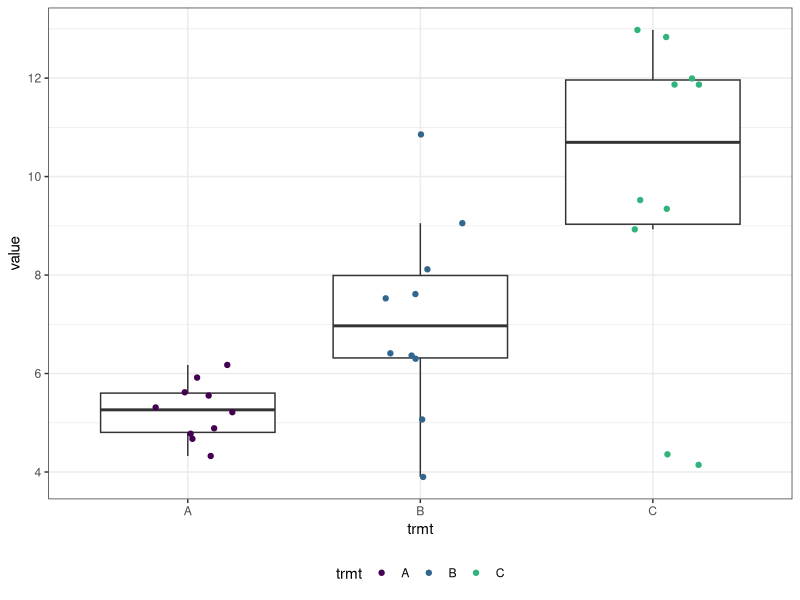
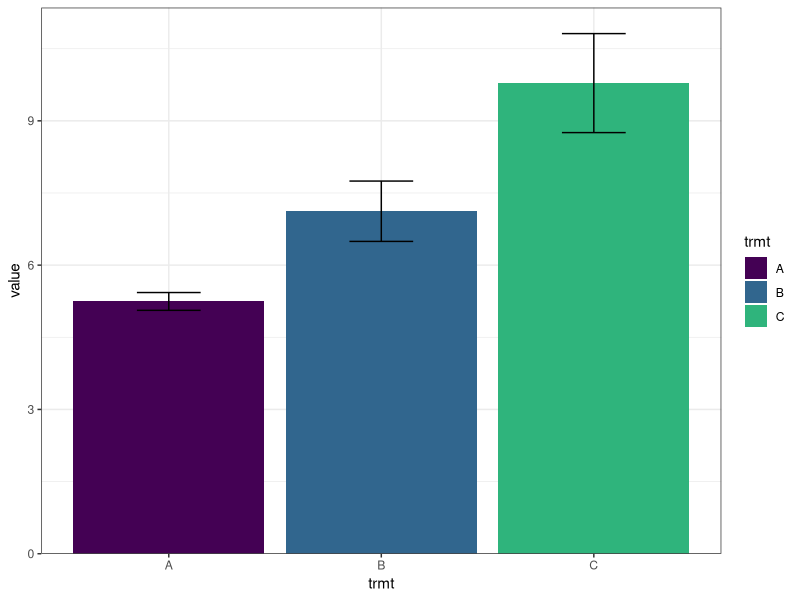
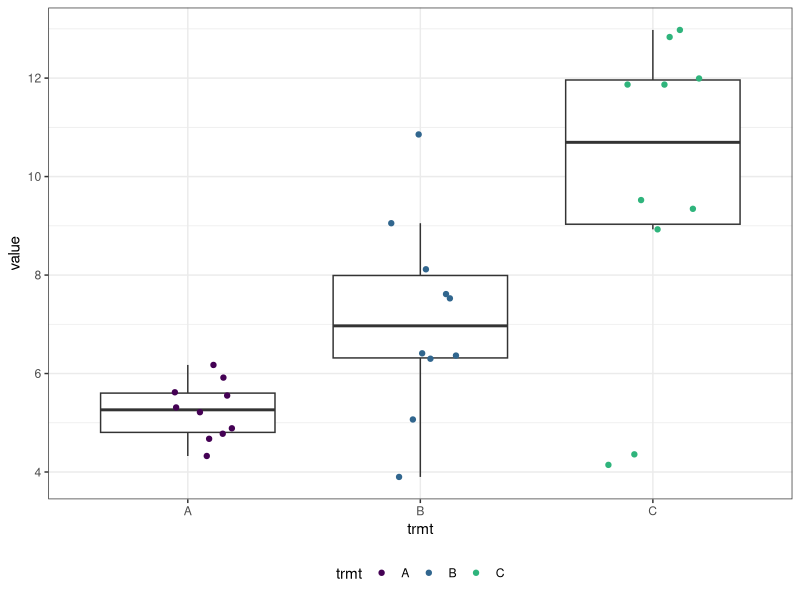
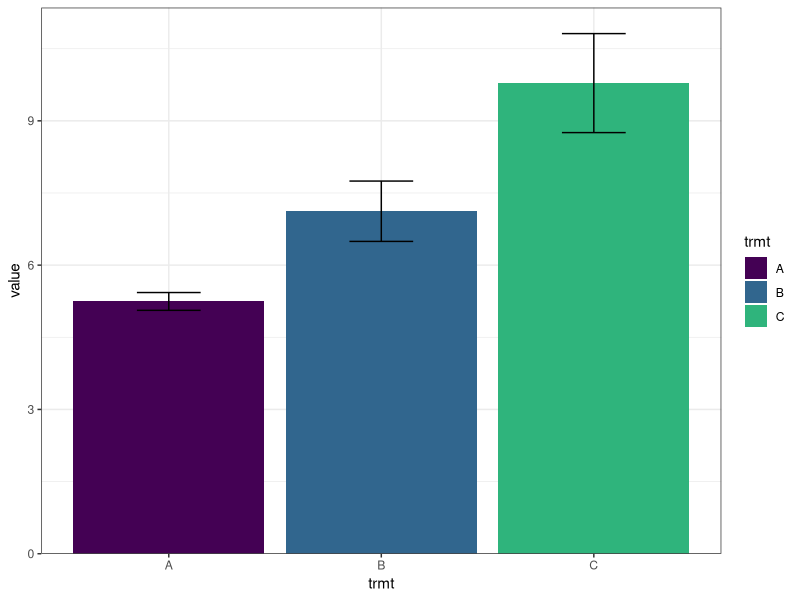
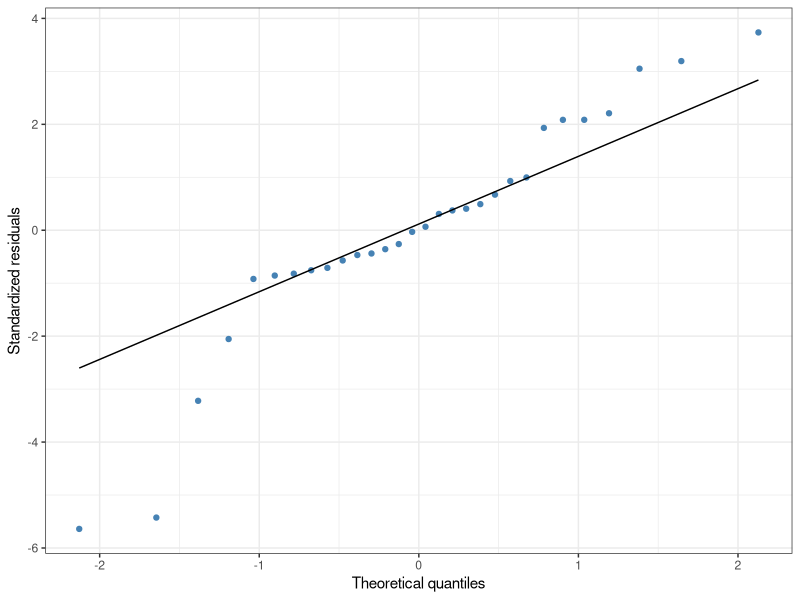
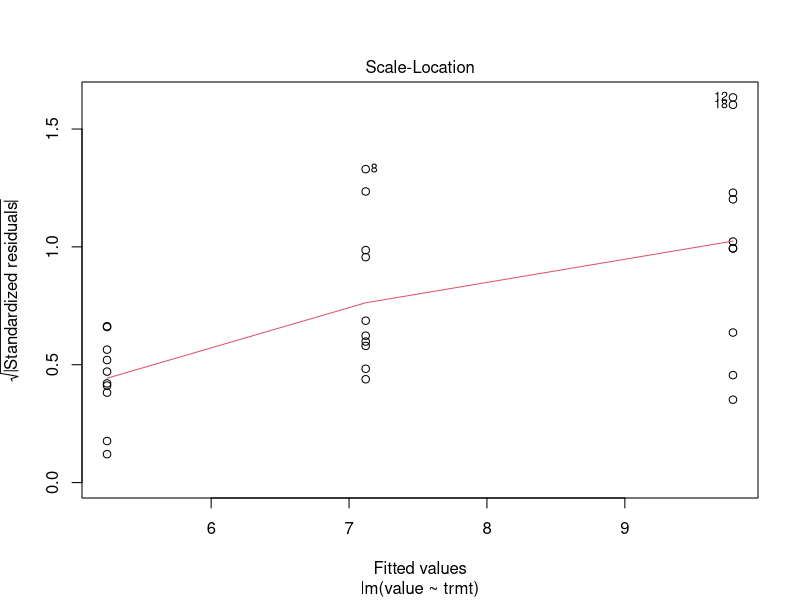
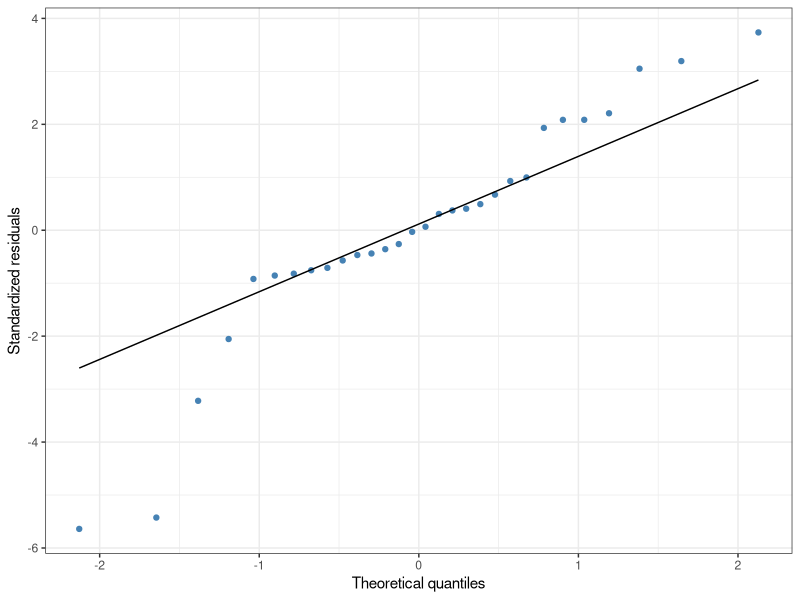
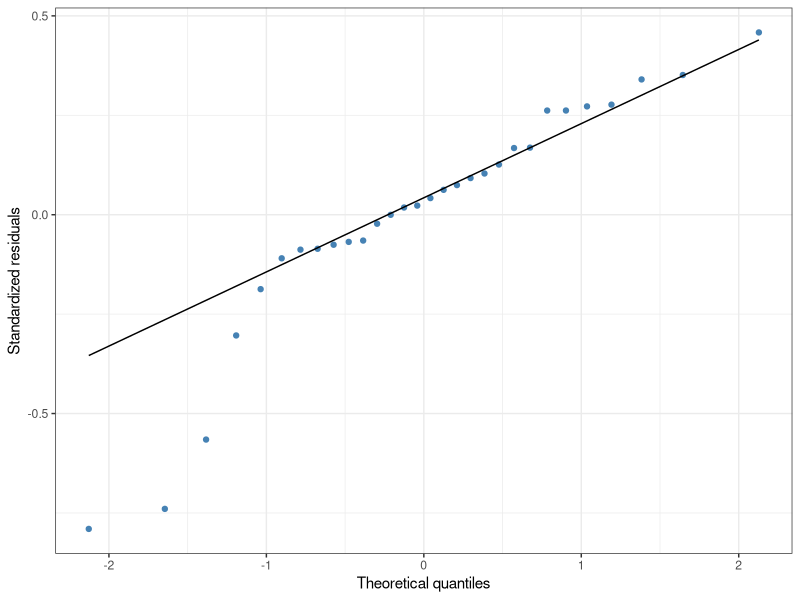

Here is the R script that generated these plots, in order:
# R code to develop Shiny app for running ANOVAs or K-W tests
# Part 1 of 3: exploratory tables and plots, ANOVA assumptions, and transformations

#load packages
library(tidyverse)
library(broom)
library(rstatix)

#### Simulate data-=======================================================================================
### Create three vectors from random normal distribution
set.seed(101)
A<-rnorm(10,5,1)
B<-rnorm(10,8,2)
C<-rnorm(10,10,4)

### Combine vectors into a tibble (long format)
tibble(A,B,C) %>% 
  pivot_longer(cols=everything(),names_to="trmt",values_to="value") -> sampDF


### Create function to make tibble-------------------------------------------------------------------------
samp_maker<-function(n=10){
  tibble(
    A=rnorm(n,10,1),
    B=rnorm(n,14,3),
    C=rnorm(n,18,5)
  ) %>% 
    pivot_longer(cols=everything(),names_to="trmt",values_to="value")
}


#### Exploratory data analysis============================================================================
### Summary data table
sampDF %>%
  group_by(trmt) %>%
  summarize(across(value, list(n=length,min=min,median=median,mean=mean,max=max,sd=sd,se=function(x) sd(x)/sqrt(length(x))),.names="{.fn}"))

### Exploratory plots
## Boxplot
sampDF %>%
  ggplot(aes(x=trmt,y=value)) +
  geom_boxplot(outlier.shape=NA) +
  geom_point(aes(color=trmt),position=position_jitterdodge()) +
  scale_color_viridis_d(begin=0,end=0.65) +
  theme_bw() +
  theme(legend.position="bottom")

## Barplot
sampDF %>%
  ggplot(aes(x=trmt,y=value,fill=trmt)) +
  stat_summary(fun="mean",geom="bar") +
  stat_summary(fun.data="mean_se",geom="errorbar",width=0.3) +
  scale_fill_viridis_d(begin=0,end=0.65) +
  scale_y_continuous(expand=expansion(mult=c(0,0.05))) +
  theme_bw()


### Create functions to build boxplots and barplots
boxplotter<-function(df,x,y){
  df %>%
    ggplot(aes(x={{x}},y={{y}})) +
    geom_boxplot(outlier.shape=NA) +
    geom_point(aes(color={{x}}),position=position_jitterdodge()) +
    scale_color_viridis_d(begin=0,end=0.65) +
    theme_bw() +
    theme(legend.position="bottom")
}

barplotter<-function(df,x,y){
  df %>%
    ggplot(aes(x={{x}},y={{y}},fill={{x}})) +
    stat_summary(fun="mean",geom="bar") +
    stat_summary(fun.data="mean_se",geom="errorbar",width=0.3) +
    scale_fill_viridis_d(begin=0,end=0.65) +
    scale_y_continuous(expand=expansion(mult=c(0,0.05))) +
    theme_bw()
}

boxplotter(sampDF,trmt,value)
barplotter(sampDF,trmt,value)


#### ANOVA assumptions=====================================================================================
### Pull residuals
mod<-lm(value~trmt,data=sampDF)
augment(mod)[,c("trmt","value",".resid")] %>%
  rename(resid=".resid") -> mod_residDF

### Test normality assumption
## Graphically
mod_residDF %>%
  ggplot(aes(sample=resid)) +
  stat_qq(color="steelblue") + 
  stat_qq_line() +
  labs(x="Theoretical quantiles",
       y="Standardized residuals") +
  theme_bw()
#many outliers at the tails

## Statistically
mod_residDF %>%
  shapiro_test(resid) 
#p=0.0235; non-normal


### Test equal variance assumption
## Graphically 
plot(mod,which=3)
#line is clearly not horizontal, so variance unequal

## Statistically
mod_residDF %>%
  levene_test(value~trmt)
#p=0.0113; unequal variance


### Create functions for ANOVA assumptions ------------------------------------------------------------------
## Pull residuals
residual_extracter<-function(data,y, trmt){
  mod<-lm(y~trmt,data)
  augment(mod)[,c("trmt","value",".resid")] %>%
    rename(resid=".resid") -> mod_residDF
  mod_residDF
}

## Draw qqplot in ggplot2
qqplotter<-function(df,resid){
mod_residDF %>%
  ggplot(aes(sample={{resid}})) +
  stat_qq(color="steelblue") + 
  stat_qq_line() +
  labs(x="Theoretical quantiles",
       y="Standardized residuals") +
  theme_bw()
}

qqplotter(mod_residDF,resid)

#### Data transformations & ANOVA assumptions===========================================================
### Transform data
## Log 
sampDF %>%
  mutate(log_value=log(value)) -> sampDF_log

mod_log<-lm(log_value~trmt,data=sampDF_log)
augment(mod_log)[,c("trmt","log_value",".resid")] %>%
  rename(resid=".resid") -> mod_log_residDF


## Square-root
sampDF %>%
  mutate(sqrt_value=sqrt(value)) -> sampDF_sqrt

mod_sqrt<-lm(sqrt_value~trmt,data=sampDF_sqrt)
augment(mod_sqrt)[,c("trmt","sqrt_value",".resid")] %>%
  rename(resid=".resid") -> mod_sqrt_residDF


## Reciprocal
sampDF %>%
  mutate(recip_value=1/value) -> sampDF_recip

mod_recip<-lm(recip_value~trmt,data=sampDF_recip)
augment(mod_recip)[,c("trmt","recip_value",".resid")] %>%
  rename(resid=".resid") -> mod_recip_residDF


### Test assumptions (using log-transform as an example)
## Normality
# Graphically
#hard-coded
mod_log_residDF %>%
  ggplot(aes(sample=resid)) +
  stat_qq(color="steelblue") + 
  stat_qq_line() +
  labs(x="Theoretical quantiles",
       y="Standardized residuals") +
  theme_bw()
#highly skewed tail; appears non-normal

#using function
qqplotter(mod_log_residDF,resid)

# Statistically
mod_log_residDF %>%
  shapiro_test(resid) 
#p=0.0054; non-normal


## Equal variance
# Graphically
plot(mod_log,which=3)
#non horizontal; appears unequal

# Statistically
mod_log_residDF %>%
  levene_test(log_value~trmt)
#equal variance


### Create function to build DF of transformed values and residuals-----------------------------------------
data_transformer<-function(data,x,y,func){
  trmt<-enquo(x)
  data %>%
    mutate(trans_value=func({{y}})) %>%
    lm(trans_value~trmt,.) %>%
    augment() %>%
    select(trmt,trans_value,resid=".resid") -> sampDF_trans
  sampDF_trans
}

data_transformer(sampDF,trmt,value,log)
